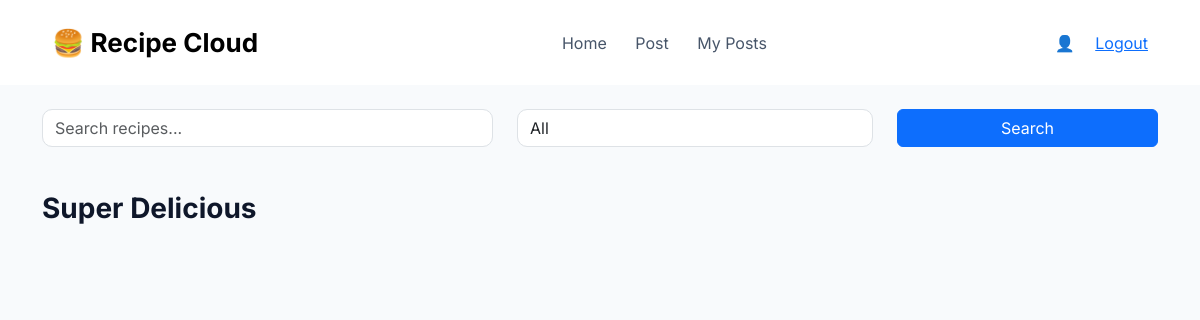
The app's page /posts/, older data.
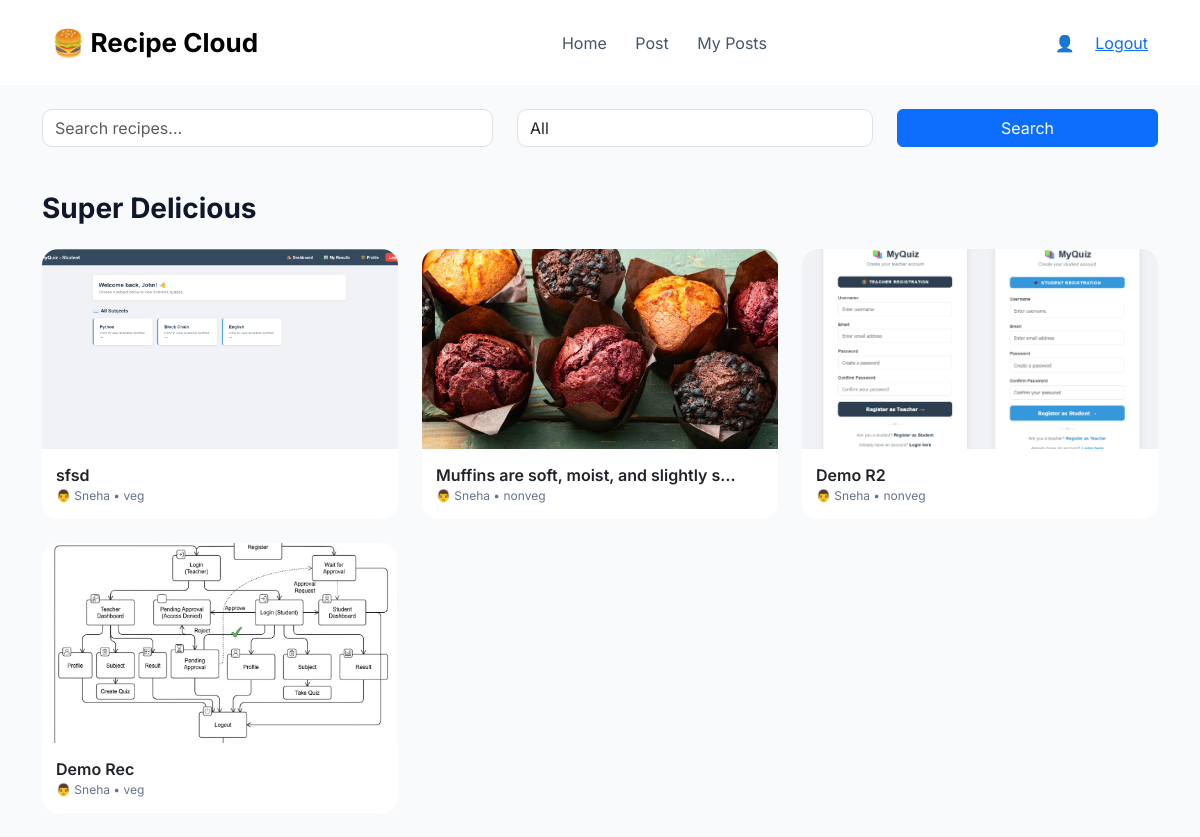
The same page, newer data.
### posts/models.py (models this page shows)
class Post(models.Model):
    user = models.ForeignKey(settings.AUTH_USER_MODEL, on_delete=models.CASCADE)
    media = models.FileField(upload_to='posts/', validators=[validate_media])
    description = models.TextField(blank=True)
    ingredients = models.TextField(blank=True)
    created_at = models.DateTimeField(auto_now_add=True)

### users/models.py (models this page shows)
class User(AbstractUser):
    bio = models.TextField(blank=True)
    profile_image = models.ImageField(upload_to='profiles/', null=True, blank=True)
    security_question = models.CharField(max_length=255, blank=True)
    security_answer = models.CharField(max_length=255, blank=True)

### posts/views.py (the view)
# urls.py: path('', views.posts_home, name='posts_home'),   # ✅ FIXED
def posts_home(request):
    posts = Post.objects.all().order_by('-created_at')
    return render(request, 'users/home.html', {
        'posts': posts
    })

### users/templates/users/home.html (shortened to what this page needs)
<!DOCTYPE html>
<html>
<head>
    <link href="https://cdn.jsdelivr.net/npm/bootstrap@5.3.0/dist/css/bootstrap.min.css" rel="stylesheet">
</head>
<body>
<nav class="navbar">
    <div class="container d-flex justify-content-between align-items-center">
        <div class="navbar-brand">🍔 Recipe Cloud</div>
        <div>
<a href="{% url 'posts_home' %}" class="nav-link d-inline">Home</a>
            <a href="{% url 'create_post' %}" class="nav-link d-inline">Post</a>
            <a href="{% url 'my_posts' %}" class="nav-link d-inline">My Posts</a>
        </div>
        <div>
            👤 {{ request.user.username }}
<a href="{% url 'logout' %}" class="ms-3">Logout</a>
        </div>
    </div>
</nav>
<div class="container">
    <form method="GET" class="search-box mt-4">
        <div class="row">
            <div class="col-md-5">
                <input type="text" name="q" placeholder="Search recipes..." class="form-control">
            </div>
            <div class="col-md-4">
                <select name="category" class="form-control">
                    <option value="">All</option>
                </select>
            </div>
            <div class="col-md-3">
                <button class="btn btn-primary w-100">Search</button>
            </div>
        </div>
    </form>
    <div class="section-title">Super Delicious</div>
    <div class="row">
        {% for post in posts %}
        <div class="col-md-6 col-lg-4 mb-4">
            <div class="card z-card">
                <img src="{{ post.media.url }}"
                     data-bs-toggle="modal"
                     data-bs-target="#postModal{{ post.id }}">
                <div class="z-card-body">
                    <div class="z-title">
                        {{ post.description|truncatechars:40 }}
                    </div>
                    <div class="z-meta">
                        👨 {{ post.user.username }} • {{ post.category }}
                    </div>
                </div>
            </div>
        </div>
        {% endfor %}
    </div>
</div>
</body>
</html>

Row changes from the older to the newer data that the page shows:
added Post: media (picture), description "sfsd", user.username "Sneha", category "veg"
added Post: media (picture), description "Muffins are soft, moist, and slightly s…", user.username "Sneha", category "nonveg"
added Post: media (picture), description "Demo R2", user.username "Sneha", category "nonveg"
added Post: media (picture), description "Demo Rec", user.username "Sneha", category "veg"
